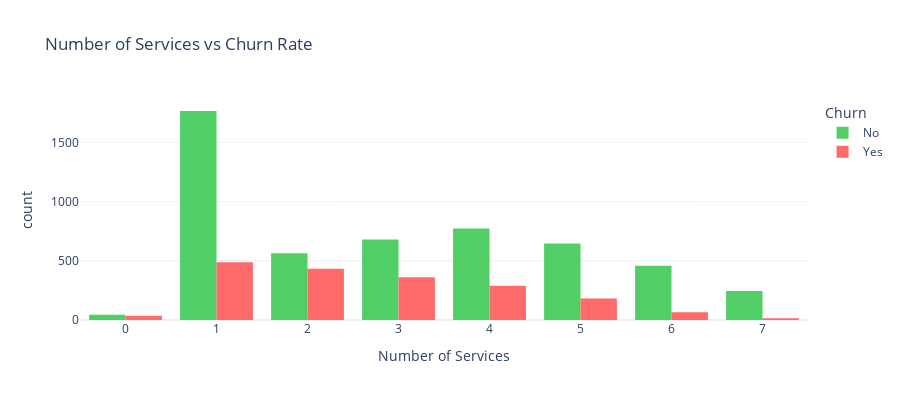

Notebook cell for this chart:
### Markdown cell above
### Service Count vs Churn

### Code cell
service_columns = ['PhoneService', 'InternetService', 'OnlineSecurity', 
                   'OnlineBackup', 'DeviceProtection', 'TechSupport',
                   'StreamingTV', 'StreamingMovies']

# Count 'Yes' answers
df['service_count'] = (df[service_columns] == 'Yes').sum(axis=1)

print("SERVICE COUNT vs CHURN")
print("="*60)

service_churn = df.groupby('service_count')['Churn'].value_counts(normalize=True).unstack()
service_churn_pct = (service_churn['Yes'] * 100).round(1)

print("\nChurn Rate by Number of Services:")
for count, rate in service_churn_pct.items():
    customer_count = (df['service_count'] == count).sum()
    print(f"  {count} services: {rate:>5.1f}% churn ({customer_count:>4,} customers)")

# Visualization
fig = px.histogram(df, x='service_count', color='Churn',
                   title='Number of Services vs Churn Rate',
                   color_discrete_map={'Yes': '#ff6b6b', 'No': '#51cf66'},
                   barmode='group',
                   labels={'service_count': 'Number of Services'})
fig.update_layout(height=400)
fig.show()

print("\nKEY INSIGHT: More services = Lower churn")
print("   → Upselling additional services is retention strategy")

### Figure 1 — Plotly figure (JSON) as saved in the notebook; plotly's stock layout.template omitted (floating-point values rounded to 4 significant figures; data arrays with more than 128 entries replaced by an {"elided": "..."} marker saying what was removed)
{"data": [{"alignmentgroup": "True", "bingroup": "x", "hovertemplate": "Churn=No<br>Number of Services=%{x}<br>count=%{y}<extra></extra>", "legendgroup": "No", "marker": {"color": "#51cf66", "pattern": {"shape": ""}}, "name": "No", "offsetgroup": "No", "orientation": "v", "showlegend": true, "type": "histogram", "x": {"elided": "5174 int values"}, "xaxis": "x", "yaxis": "y"}, {"alignmentgroup": "True", "bingroup": "x", "hovertemplate": "Churn=Yes<br>Number of Services=%{x}<br>count=%{y}<extra></extra>", "legendgroup": "Yes", "marker": {"color": "#ff6b6b", "pattern": {"shape": ""}}, "name": "Yes", "offsetgroup": "Yes", "orientation": "v", "showlegend": true, "type": "histogram", "x": {"elided": "1869 int values"}, "xaxis": "x", "yaxis": "y"}], "layout": {"barmode": "group", "height": 400, "legend": {"title": {"text": "Churn"}, "tracegroupgap": 0}, "title": {"text": "Number of Services vs Churn Rate"}, "xaxis": {"anchor": "y", "domain": [0, 1], "title": {"text": "Number of Services"}}, "yaxis": {"anchor": "x", "domain": [0, 1], "title": {"text": "count"}}}}
